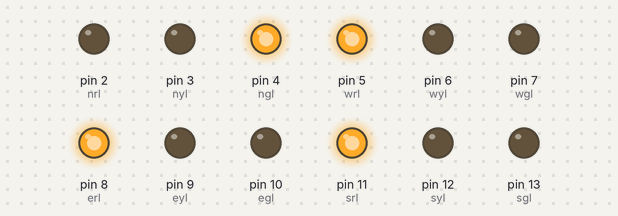
The sketch below on a simulated Arduino Uno, built with avr-gcc and run on an emulated ATmega328P. Shown: output pins drawn as LEDs (lit = HIGH).

Above: at 1.5 s.
At 3.35 s:
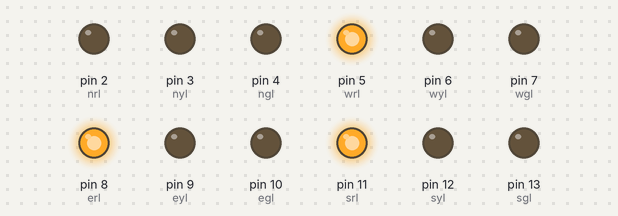
At 5.3 s:
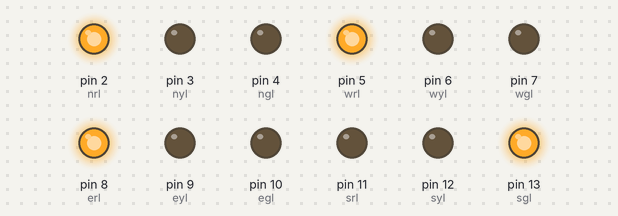
At 7.15 s:
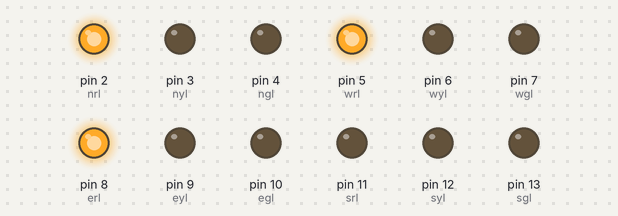
At 9.1 s:
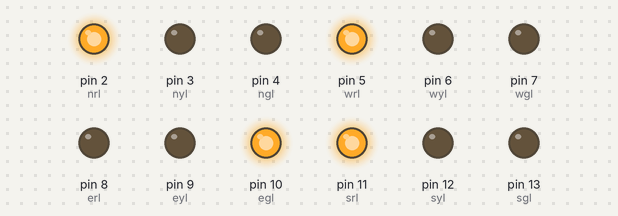
At 12.9 s:
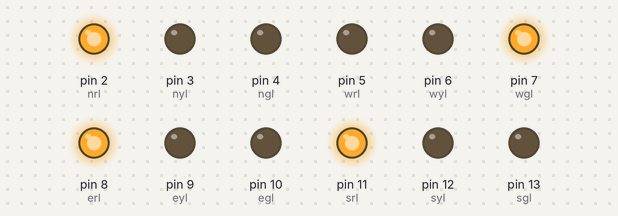
Timing chart, 0 to 17.5 s (numbered marks = the images above):
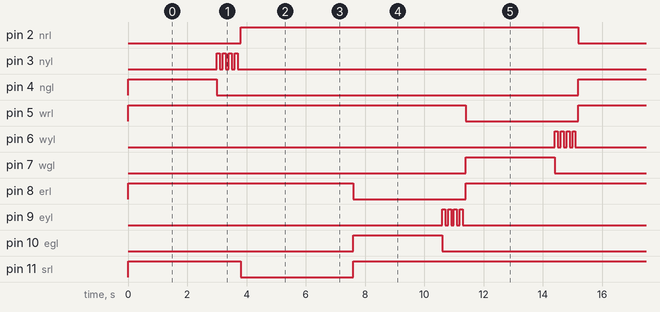

The sketch:

traffic_light_code.ino
```cpp
const unsigned int ngl = 4;
const unsigned int nyl = 3;
const unsigned int nrl = 2;
const unsigned int wgl = 7;
const unsigned int wyl = 6;
const unsigned int wrl = 5;
const unsigned int sgl = 13;
const unsigned int syl = 12;
const unsigned int srl = 11;
const unsigned int egl = 10;
const unsigned int eyl = 9;
const unsigned int erl = 8;

void traffic_light_tune(int green, int yellow, int red);
void blinking_yellow(int yellow);
void setup() {
  pinMode(ngl,OUTPUT);
  pinMode(nyl,OUTPUT);
  pinMode(nrl,OUTPUT);
  pinMode(wgl,OUTPUT);
  pinMode(wyl,OUTPUT);
  pinMode(wrl,OUTPUT);
  pinMode(sgl,OUTPUT);
  pinMode(syl,OUTPUT);
  pinMode(srl,OUTPUT);
  pinMode(egl,OUTPUT);
  pinMode(eyl,OUTPUT);
  pinMode(erl,OUTPUT);


}

void loop() {
  if (digitalRead(wrl) == 0 and digitalRead(erl) == 0 and digitalRead(srl) == 0 ){
    digitalWrite(wrl,HIGH);
    digitalWrite(srl,HIGH);
    digitalWrite(erl,HIGH);
  }
  traffic_light_tune(ngl,nyl,nrl);
  traffic_light_tune(sgl,syl,srl);
  traffic_light_tune(egl,eyl,erl);
  traffic_light_tune(wgl,wyl,wrl);

}
void traffic_light_tune(int green, int yellow, int red){
  digitalWrite(red,LOW);
  digitalWrite(green,HIGH);
  delay(3000);
  digitalWrite(green,LOW);
  for (int i=0;i<=3;i++){
    digitalWrite(yellow,HIGH);
    delay(100);
    digitalWrite(yellow,LOW);
    delay(100);
  }
  digitalWrite(red,HIGH);
}
```

Measured:
- by itself, pin 2 (nrl), pin 5 (wrl): alternates HIGH for 11.4 s and LOW for 3.8 s
- by itself, pin 3 (nyl), pin 12 (syl): repeats every 15.2 s: 3 × (LOW 0.10 s, HIGH 0.10 s), LOW 14.5 s, HIGH 0.10 s
- by itself, pin 4 (ngl), pin 7 (wgl), pin 10 (egl), pin 13 (sgl): alternates HIGH for 3.0 s and LOW for 12.2 s
- by itself, pin 8 (erl), pin 11 (srl): repeats every 15.2 s: LOW 3.8 s, HIGH 11.4 s
- by itself, pin 6 (wyl), pin 9 (eyl): goes 3 × (HIGH 0.10 s, LOW 0.10 s), HIGH 0.10 s, LOW 14.5 s, 3 × (HIGH 0.10 s, LOW 0.10 s), HIGH 0.10 s, then LOW
